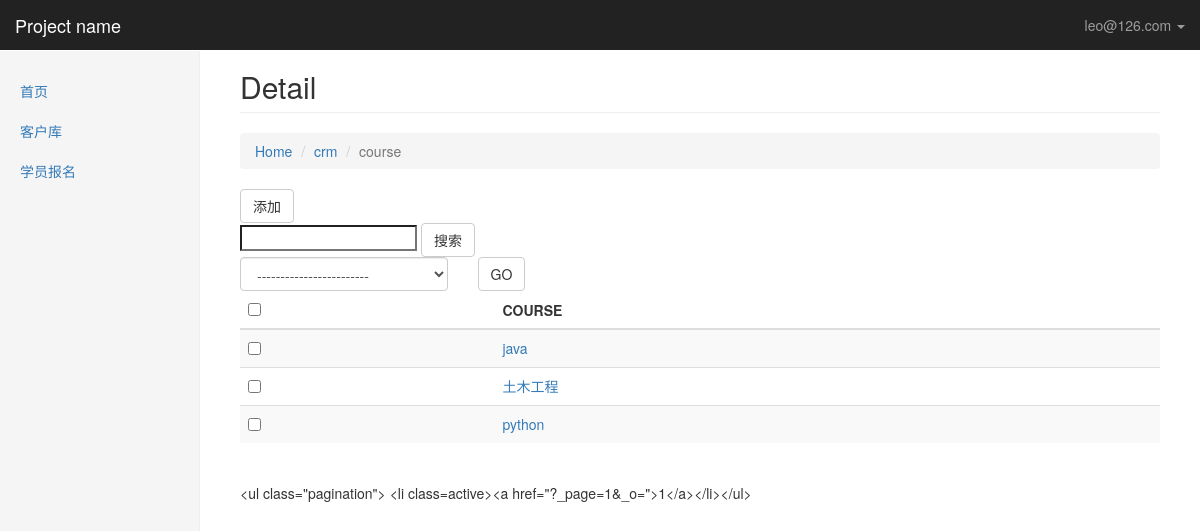
Screenshot of /bestadmin/crm/course/ (signed in) with the database file from the repository.
### crm/models.py (models this page shows, shortened)
class UserInfos(AbstractBaseUser,PermissionsMixin):
    email = models.EmailField(
        verbose_name='email address',
        max_length=255,
        unique=True,
    )
    name = models.CharField(max_length=64, verbose_name="姓名")
    is_active = models.BooleanField(default=True)
    is_staff = models.BooleanField(default=True)
    role = models.ManyToManyField("Role", blank=True, null=True)
    objects = UserInfosManager()   #变量名必须是objects
    USERNAME_FIELD = 'email'
    REQUIRED_FIELDS = ['name']
    def __str__(self):              # __unicode__ on Python 2
        return self.email
    class Meta:
        permissions = (
            ('crm_model_detail', '可以查看bestadmin每张表里所有的数据'),
            ('crm_model_change', '可以对bestadmin表里的每条数据进行修改'),
            ('crm_model_add', '可以对bestadmin每张表进行数据添加'),
        )

class Menus(models.Model):
    name = models.CharField(max_length=32)
    url_type_choices = ((0,"absolute"),(1,"dynamic"))
    url_type = models.SmallIntegerField(choices=url_type_choices,default=0)
    url_name = models.CharField(max_length=128)
    class Meta:
        unique_together = ("name","url_name")

class Course(models.Model):
    name = models.CharField(max_length=32,unique=True,verbose_name="课程名称")
    outline = models.TextField(verbose_name="课程大纲")
    price = models.PositiveSmallIntegerField(verbose_name="课程价格")
    period = models.PositiveSmallIntegerField(verbose_name="课程周期(月)",default=5)
    def __str__(self):
        return self.name

### bestadmin/permissions.py (the view)
    def inner(*args,**kwargs):
        if not perm_check(*args,**kwargs):
            request = args[0]
            return render(request,'bestadmin/page_403.html')
        return func(*args,**kwargs)

### bestadmin/permissions.py (called while the page is built)
def check_permission(func):
    def inner(*args,**kwargs):
        if not perm_check(*args,**kwargs):
            request = args[0]
            return render(request,'bestadmin/page_403.html')
        return func(*args,**kwargs)
    return  inner

### bestadmin/templatetags/bestadmin_tags.py (called while the page is built)
@register.simple_tag
def get_model_name(admin_class):
    return admin_class.model._meta.model_name.upper()

@register.simple_tag
def render_filter_args(admin_class):
    if admin_class.filter_condition:
        filter_args = ""
        for k, v in admin_class.filter_condition.items():
            filter_args += "&%s=%s" % (k, v)
        return filter_args
    else:
        return ""

### bestadmin/views.py (called while the page is built)
def get_filter_condition(filter_dic):
    filter_condition = {}
    for k, v in filter_dic.items():
        if k in ["_page", "_o", "_q"]:
            continue
        if v:
            filter_condition[k] = v
    return filter_condition

def get_orderby_result(request, admin_class, obj_list):
    current_orderby_column = {}
    orderby_index = request.GET.get("_o")
    if orderby_index:
        orderby_key = admin_class.list_display[abs(int(orderby_index))]
        current_orderby_column[orderby_key] = orderby_index  # 让前端知道当前排序的字段
        if orderby_index.startswith("-"):
            orderby_key = "-" + orderby_key
        obj_list = obj_list.order_by(orderby_key)
    return obj_list, current_orderby_column

def get_search_result(request, admin_class, obj_list):
    search_val = request.GET.get("_q")
    if search_val:
        q = Q()
        q.connector = "OR"
        for search_field in admin_class.search_fields:
            q.children.append(("%s__contains" % search_field, search_val))
        obj_list = obj_list.filter(q)
        return obj_list
    else:
        return obj_list

### bestadmin/templates/bestadmin/model_detail.html (shortened to what this page needs)
{% extends "bestadmin/index.html" %}
{% load bestadmin_tags %}
{% block content %}
    <div>
        <h2 class="page-header">Detail</h2>
        <ol class="breadcrumb">
            <li><a href="/bestadmin/">Home</a></li>
            <li><a href="/bestadmin/{{ app_name }}">{{ app_name }}</a></li>
            <li class="active">{{ model_name }}</li>
        </ol>
        <div>
            <a  class="btn btn-default" href="/bestadmin/crm/customerinfos/add/">添加</a>
            <form>
                <input type="search" name="_q" value="{{ search_val }}"
                       placeholder="{% for s in admin_class.search_fields %}{{ s }},{% endfor %}">
                <input type="submit" value="搜索" class="btn btn-default">
            </form>
        </div>
        <form  method="post" onsubmit="return CheckAction(this)">
            <div class="row">
                <div class="col-lg-3">
                    <select class="form-control" name="action">
                        <option value="">------------------------</option>
                    </select>
                </div>
                <div class="col-lg-2">
                    <input type="submit" value="GO" class="btn btn-default">
                </div>
            </div>
        </form>
        <div>
            <table class="table table-striped">
                <thead>
                <tr>
                    <th><input type="checkbox" onclick="SelectAllObjs(this)"></th>
                    {% if admin_class.list_display %}
                        {% for column_name in admin_class.list_display %}
                            <th>
                                <a href="?_o={% get_orderby_index current_orderby_column forloop.counter0 column_name%}{% render_filter_args admin_class %}">
                                    {{ column_name }}
                                    {% render_orderby_arrow current_orderby_column column_name%}
                                </a>
                            </th>
                        {% endfor %}
                    {% else %}
                        <th>
                                    {% get_model_name admin_class %}
                        </th>
                    {% endif %}
                </tr>
                </thead>
                <tbody>
                {% if admin_class.list_display %}
                    {% for obj in obj_list %}
                        <tr>
                            <td><input type="checkbox" row-select="true" value="{{ obj.id }}"></td>
                            {% build_tb_row obj admin_class %}
                        </tr>
                    {% endfor %}
                {% else %}
                    {% for obj in obj_list %}
                        <tr>
                            <td><input type="checkbox" row-select="true" value="{{ obj.id }}"></td>
                            <td><a href="{% url 'model_change' app_name model_name obj.id %}">{{ obj }}</a></td>
                        </tr>
                    {% endfor %}
                {% endif %}
                </tbody>
            </table>
        </div>
        <div class="pagination">
                {% render_paginator obj_list admin_class current_orderby_column %}
        </div>
    </div>
{% endblock %}

### bestadmin/templates/bestadmin/index.html (shortened to what this page needs)
<!DOCTYPE html>
<html lang="zh-CN">
<head>
    <link href="/static/css/bootstrap.min.css" rel="stylesheet">
    <link href="/static/css/ie10-viewport-bug-workaround.css" rel="stylesheet">
    <link href="/static/css/dashboard.css" rel="stylesheet">
</head>
<body>
{% block body %}
<nav class="navbar navbar-inverse navbar-fixed-top">
    <div class="container-fluid">
        <div class="navbar-header">
            <a class="navbar-brand" href="https://v3.bootcss.com/examples/dashboard/#">Project name</a>
        </div>
        <div id="navbar" class="navbar-collapse collapse">
            <ul class="nav navbar-nav navbar-right">
                <li class="dropdown">
                    <a href="#" class="dropdown-toggle" data-toggle="dropdown" role="button" aria-haspopup="true"
                       aria-expanded="false">{{ request.user }} <span class="caret"></span></a>
                </li>
            </ul>
        </div>
    </div>
</nav>
<div class="container-fluid">
    <div class="row">
        <div class="col-sm-3 col-md-2 sidebar">
            <ul class="nav nav-sidebar">
                {% for role in request.user.role.all %}
                    {% for menu in role.menus.all %}
                        {% if request.path == menu.url_name %}
                            <li class="active"><a href={% if menu.url_type == 0 %}{{ menu.url_name }}{% else %}{% url menu.url_name %}{% endif %}>{{ menu.name }}</a></li>
                            {% else %}
                            <li><a href={% if menu.url_type == 0 %}{{ menu.url_name }}{% else %}{% url menu.url_name %}{% endif %}>{{ menu.name }}</a></li>
                        {% endif %}
                    {% endfor %}
                {% endfor %}
            </ul>
        </div>
    </div>
</div>
        <div class="col-sm-9 col-sm-offset-3 col-md-10 col-md-offset-2 main">
            {% block content %}{% endblock %}
        </div>
{% endblock %}
</body>
</html>

### static/css/dashboard.css (style rules this page uses)
body { padding-top: 50px; }
.navbar-fixed-top { border: 0; }
.sidebar { display: none; }
@media (min-width: 768px) { .sidebar { position: fixed; top: 51px; bottom: 0; left: 0; z-index: 1000; display: block; padding: 20px; overflow-x: hidden; overflow-y: auto; background-color: #f5f5f5; border-right: 1px solid #eee; } }
.nav-sidebar { margin-right: -21px; margin-bottom: 20px; margin-left: -20px; }
.nav-sidebar > li > a { padding-right: 20px; padding-left: 20px; }
.main { padding: 20px; }
@media (min-width: 768px) { .main { padding-right: 40px; padding-left: 40px; } }
.main .page-header { margin-top: 0; }

### rows the page displays
UserInfos: user "leo@126.com"
Menus: name "首页"
Menus: name "客户库"
Menus: name "学员报名"
Course: name "java"
Course: name "土木工程"
Course: name "python"

### other values shown
{{ app_name }} "crm"
{{ model_name }} "course"
